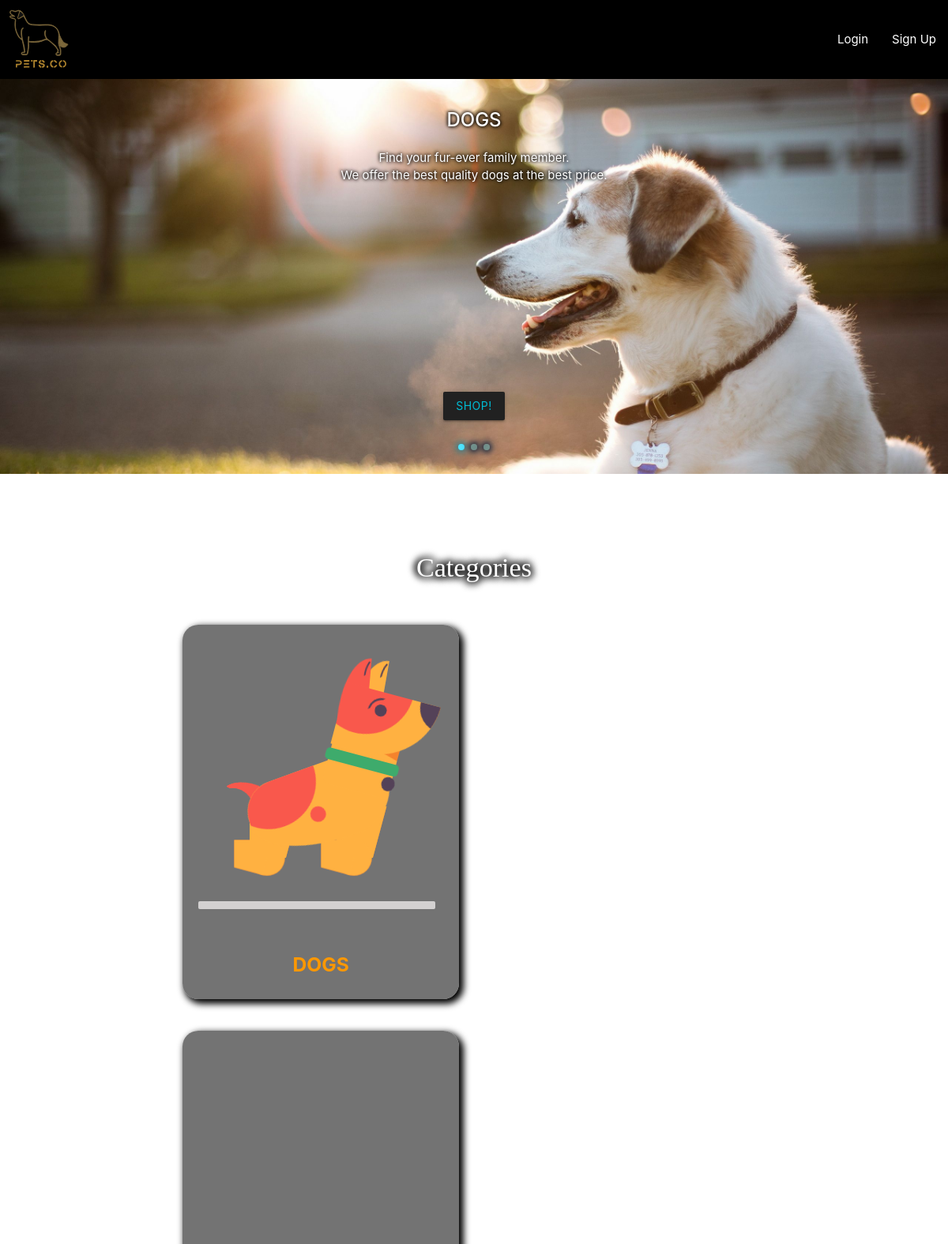
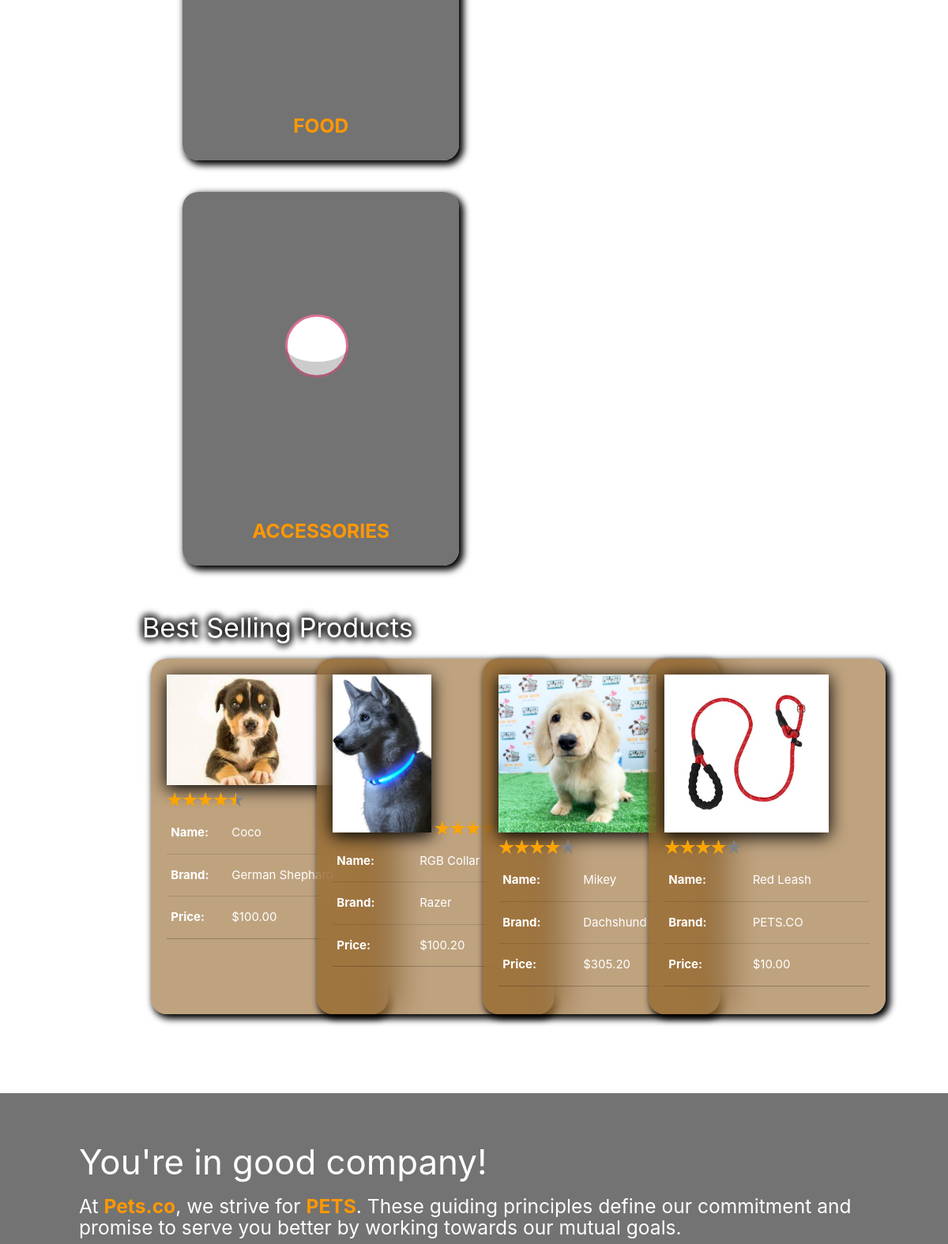
The page / (upper part) on the database its author committed (2 pictures, top to bottom).
### tables this page shows
CREATE TABLE `items` (
  `ItemID` int(11) NOT NULL,
  `Name` varchar(64) NOT NULL,
  `Brand` varchar(64) NOT NULL,
  `Description` varchar(512) NOT NULL,
  `Category` int(11) NOT NULL,
  `SellingPrice` float NOT NULL,
  `QuantityInStock` int(11) NOT NULL,
  `Image` varchar(512) NOT NULL
);

### includes/data/item.data.php (called while the page is built, shortened)
<?php
class Item
{
  private $itemID;
  private $name;
  private $brand;
  private $sellingPrice;
  private $image;
  function __construct($itemID, $conn)
  {
    $this->itemID = $itemID;
    $this->InitData($conn);
  }
  public function InitData($conn)
  {
    $sql = "SELECT * FROM Items WHERE ItemID = $this->itemID";
    $result = $conn->query($sql) or die($conn->error);
    $row = $result->fetch_array(MYSQLI_ASSOC);
    $this->name = $row["Name"];
    $this->brand = $row["Brand"];
    $this->sellingPrice = $row["SellingPrice"];
    $this->image = $row["Image"];
  }
  public function GetItemID() { return $this->itemID; }
  public function GetName() { return $this->name; }
  public function GetBrand() { return $this->brand; }
  public function GetSellingPrice() { return $this->sellingPrice; }
  public function GetImage() { return $this->image; }
}

### index.php (the view, shortened to what this page needs)
<!DOCTYPE html>
<html lang="en">
<?php
  include "header.php";
  require_once "includes/utils/dbhandler.php";
?>
<div class="carousel carousel-slider center" style="margin-bottom: 100px">
  <div class="carousel-fixed-item center">
    <a class="btn waves-effect waves-teal grey darken-4 cyan-text">Shop!</a>
  </div>
  <a class="carousel-item carousel-magic" href="search_catalogue.php?category=0"
  style="background-image: url('./static/images/solo_dog.jpg'); background-position-y: 50%;">
    <h2>DOGS</h2>
    <p class="white-text fixed center">Find your fur-ever family member. <br> We offer the best quality dogs at the best price. </p>
  </a>
</div>
<div class="container">
  <div class="row">
    <div class="row">
      <h4 class="page-title lovelo center">Categories</h4>
    </div>
    <div class="row" style="margin-left: 20px">
      <div class="col">
        <div class="selectable-card" style="width: 350px; margin: 20px;">
          <a href="search_catalogue.php?category=0">
            <h5 class="orange-text center bold">DOGS</h5>
          </a>
        </div>
      </div>
      <div class="col">
        <div class="selectable-card" style="width: 350px; margin: 20px;">
          <a href="search_catalogue.php?category=1">
            <h5 class="orange-text center bold">FOOD</h5>
          </a>
        </div>
      </div>
      <div class="col">
        <div class="selectable-card" style="width: 350px; margin: 20px;">
          <a href="search_catalogue.php?category=2">
            <h5 class="orange-text center bold">ACCESSORIES</h5>
          </a>
        </div>
      </div>
    </div>
  </div>
  <div class="row">
    <h4 class="page-title" style="display: inline;">Best Selling Products</h4>
  </div>
  <?php
    $sql = "SELECT ItemID, AVG(Rating) FROM OrderItems
      GROUP BY ItemID
      ORDER BY AVG(Rating) DESC";
    $result = $conn->query($sql) or die($conn->error);
    $items = array();
    $ratings = array();
    while ($row = $result->fetch_array())
    {
      $itemID = $row[0];
      $avgRating = $row[1];
      array_push($items, new Item($itemID, $conn));
      array_push($ratings, $avgRating);
    }
    $itemCount = count($items);
    echo("<div class='row'>");
    for ($itemIdx=0, $itemAdded=0; $itemAdded < 4 && $itemIdx < $itemCount;)
    {
      $item = $items[$itemIdx];
      $avgRating = $ratings[$itemIdx++];
      $itemAdded++;
      $itemID = $item->GetItemID();
      $image = $item->GetImage();
      $name = $item->GetName();
      $brand = $item->GetBrand();
      $price = $item->GetSellingPrice();
      $price = "$" . number_format($price, 2);
      $starWidth = $avgRating / 5 * 100;
      echo(
        "<div class='col s3'>
          <a href='item_page.php?item_id=$itemID'>
            <div class='selectable-card tint-glass-brown blurer' style='height: 450px; min-width: 300px'>
              <img class='shadow-img' src='images/$image' style='max-height: 200px; max-width: 250px;'>
              <table>
                <tbody>
                  <tr><th>Name: </th><td>$name</td></tr>
                  <tr><th>Brand: </th><td>$brand</td></tr>
                  <tr><th>Price: </th><td>$price</td></tr>
                  <tr>
                    <div class='ratings'>
                      <div class='empty-stars'></div>
                      <div class='full-stars' style='width: $starWidth%'></div>
                    </div>
                  </tr>
                </tbody>
              </table>
            </div>
          </a>
        </div>"
      );
    }
    echo("</div>");
  ?>
</div>
<div class="section" style="margin-top: 100px;">
  <div class="wide-container">
    <h3 class="white-text">You're in good company!</h3>
    <h5 class="white-text">
      At <b class="orange-text">Pets.co</b>, we strive for <b class="orange-text">PETS</b>.
      These guiding principles define our commitment and promise to serve you better
      by working towards our mutual goals.
    </h5>
  </div>
</div>
<?php include "footer.php"; ?>

### static/css/base.css (style rules this page uses)
html { height: 100%; background-repeat: no-repeat; }
body { height: 100%; animation-name: backgroundColorPalette; background-blend-mode: luminosity; animation-duration: 5s; animation-iteration-count: infinite; animation-direction: alternate; animation-timing-function: linear; }
body::before { background: url('admin_background.jpg'); background-repeat: no-repeat; background-size: cover; background-attachment: fixed; filter: grayscale(); }
.shadow-img { box-shadow: 0px 4px 20px 1px black; }
.section { background-color: rgba(56, 56, 56, 0.7); backdrop-filter: blur(10px); }
.page-title { color: white; text-shadow: black 4px 0px 8px, black -4px 0px 8px, black 0px 4px 8px, black 0px -4px 8px; }
.carousel-magic { color: white; text-shadow: black 1px 1px 4px, black -1px -1px 4px; background-repeat: no-repeat; background-size: cover; }
.wide-container { padding-top: 20px; padding-left: 100px; padding-right: 100px; }

### static/css/cards.css (style rules this page uses)
.selectable-card { color: white; padding: 20px; background-color: rgba(56, 56, 56, 0.7); border-radius: 20px; box-shadow: black 4px 4px 8px 2px; backdrop-filter: blur(15px); transition: 0.2s cubic-bezier(0.8, 0, 0.2, 1); }
.selectable-card.tint-glass-brown { background-color: rgba(128, 73, 0, 0.5); }
.selectable-card.blurer { backdrop-filter: blur(20px); }

### static/css/rating_stars.css (style rules this page uses)
.ratings { position: relative; vertical-align: middle; display: inline-block; color: grey; overflow: hidden; }
.full-stars { position: absolute; left: 0; top: 0; white-space: nowrap; overflow: hidden; color: orange; }
.empty-stars:before, .full-stars:before { content:"\2605\2605\2605\2605\2605"; font-size: 14pt; }
.empty-stars:before { -webkit-text-stroke: 1px #848484; }
.full-stars:before { -webkit-text-stroke: 1px orange; }

### static/css/food.css (style rules this page uses)
.container-food { width: 300px; height: 300px; }

### static/css/ball.css (style rules this page uses)
*, *::after { margin: 0; }
ballbody { display: flex; align-items: center; justify-content: center; width: 300px; height: 380px; padding-top: 50px }
scene, bounce, bounce::after, ball, shadow { display: block; width: 10vh; }
scene { height: 20vh; position: relative; }
bounce, bounce::after, ball { height: 10vh; position: absolute; top: 0; left: 0; border-radius: 50%; }
bounce { animation: bounce 500ms ease-in infinite alternate; }
bounce::after { content: ""; border-width: 0 0 2.5vh 0; border-style: solid; border-color: rgba(0, 0, 0, 0.2); }
ball { border-style: solid; border-color: palevioletred; border-radius: 50%; background-color: white; animation: ball 1000ms ease-in-out infinite alternate, rotate 3000ms linear infinite; }
shadow { height: 2.5vh; position: absolute; bottom: 0; left: 0; z-index: -1; border-radius: 50%; animation: shadow 500ms ease-in-out infinite alternate; }

### rows shown on the page
items: Image (picture), Name "Coco", Brand "German Shephard", SellingPrice "$100.00", $starWidth 90 (drawn)
items: Image (picture), Name "RGB Collar", Brand "Razer", SellingPrice "$100.20", $starWidth 80 (drawn)
items: Image (picture), Name "Mikey", Brand "Dachshund", SellingPrice "$305.20", $starWidth 80 (drawn)
items: Image (picture), Name "Red Leash", Brand "PETS.CO", SellingPrice "$10.00", $starWidth 80 (drawn)
